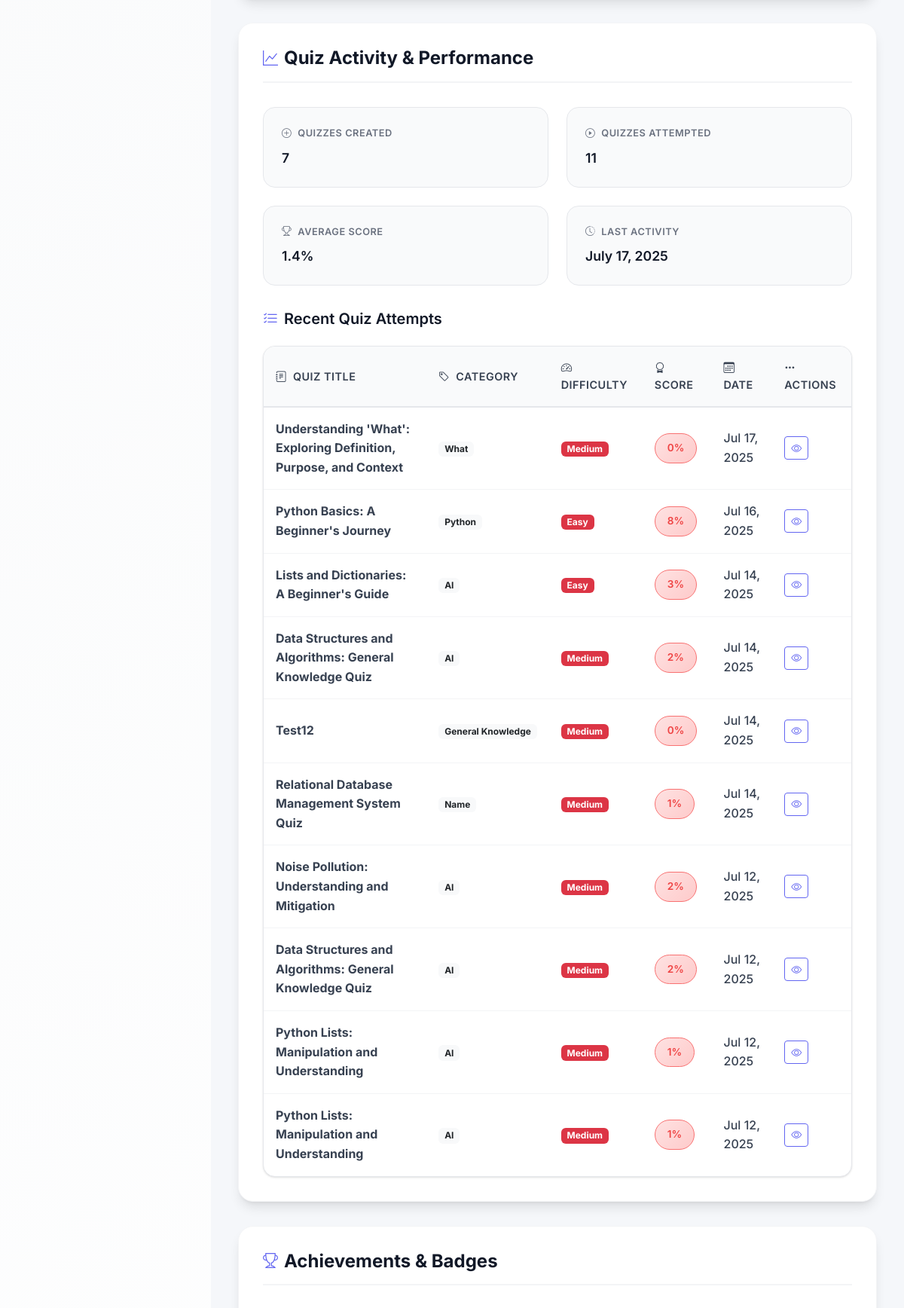
Page /users/profile/ (signed in, middle part) on the earlier database version.
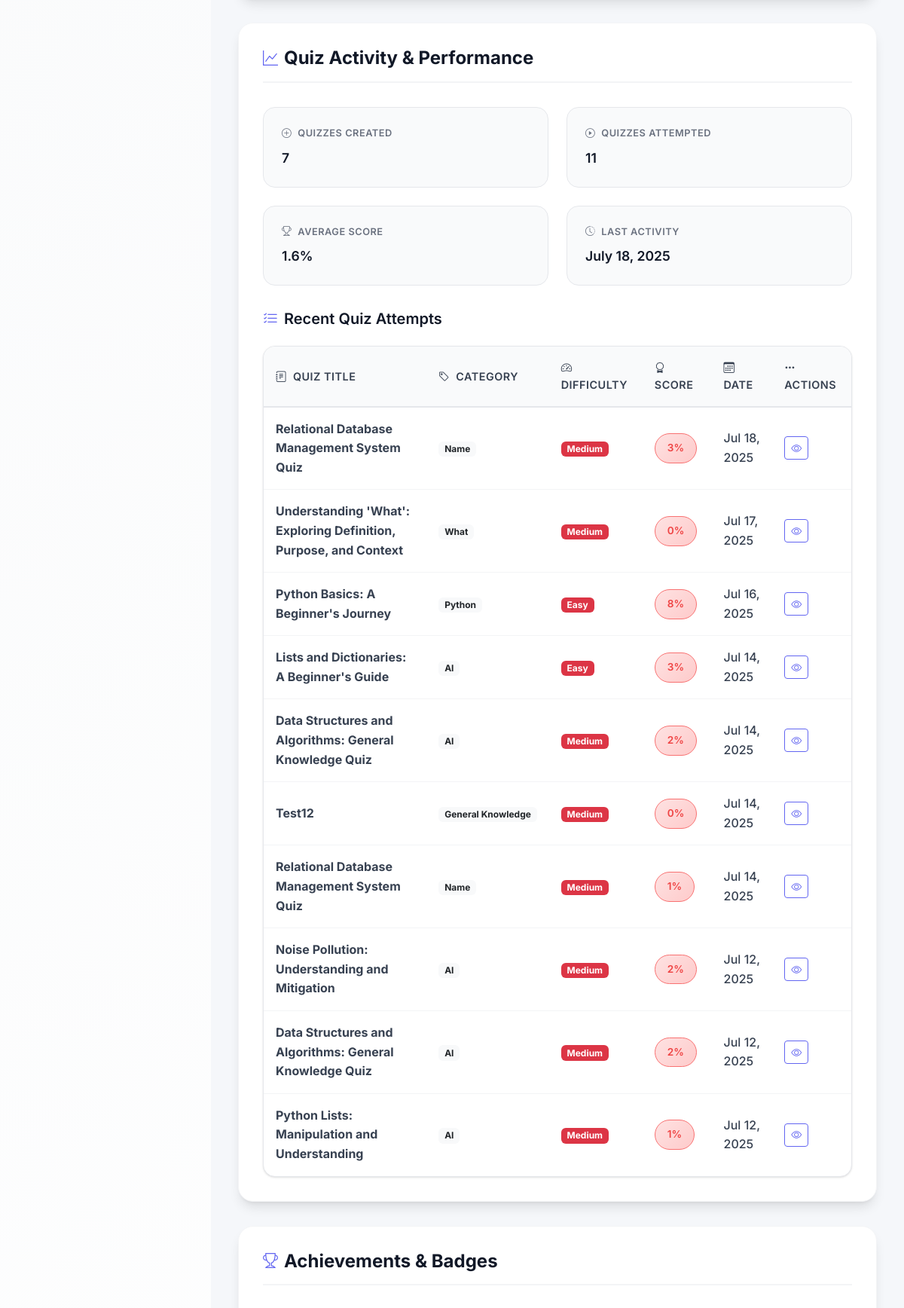
Same page on the later database version.
### quizzes/models.py (models this page shows, shortened)
class UserQuizAttempt(models.Model):
    STATUS_CHOICES = [
        ('IN_PROGRESS', 'In Progress'),
        ('COMPLETED', 'Completed'),
        ('ABANDONED', 'Abandoned'),
        ('TIME_UP', 'Time Up'),
    ]
    id = models.UUIDField(primary_key=True, default=uuid.uuid4, editable=False)
    user = models.ForeignKey(settings.AUTH_USER_MODEL, on_delete=models.CASCADE, related_name='quiz_attempts')
    quiz = models.ForeignKey(Quiz, on_delete=models.CASCADE, related_name='attempts')
    status = models.CharField(max_length=20, choices=STATUS_CHOICES, default='IN_PROGRESS')
    started_at = models.DateTimeField(auto_now_add=True)
    completed_at = models.DateTimeField(null=True, blank=True)
    score = models.PositiveIntegerField(default=0)
    max_possible_score = models.PositiveIntegerField(default=0)
    percentage = models.FloatField(default=0.0)
    time_taken = models.DurationField(null=True, blank=True)  # Time taken to complete
    answers = models.JSONField(default=dict)  # Stores question_id: selected_option
    points_earned = models.PositiveIntegerField(default=0)
    class Meta:
        ordering = ['-started_at']
        indexes = [
            models.Index(fields=['user', 'quiz']),
            models.Index(fields=['status', 'completed_at']),
        ]

class Quiz(models.Model):
    DIFFICULTY_CHOICES = [
        ('EASY', 'Easy'),
        ('MEDIUM', 'Medium'),
        ('HARD', 'Hard'),
    ]
    QUIZ_TYPE_CHOICES = [
        ('REGULAR', 'Regular Quiz'),
        ('DAILY', 'Daily Challenge'),
        ('FEATURED', 'Featured Quiz'),
        ('AI_GENERATED', 'AI Generated'),
    ]
    id = models.UUIDField(primary_key=True, default=uuid.uuid4, editable=False)
    title = models.CharField(max_length=200, validators=[MinLengthValidator(5)])
    slug = models.SlugField(max_length=200, unique=True, blank=True)
    description = models.TextField(blank=True, help_text="Brief description of the quiz")
    category = models.ForeignKey(Category, on_delete=models.SET_NULL, null=True, related_name='quizzes')
    created_by = models.ForeignKey(settings.AUTH_USER_MODEL, on_delete=models.CASCADE, related_name='created_quizzes')
    created_at = models.DateTimeField(auto_now_add=True)
    updated_at = models.DateTimeField(auto_now=True)
    is_published = models.BooleanField(default=False)
    difficulty = models.CharField(max_length=20, choices=DIFFICULTY_CHOICES, default='MEDIUM')
    quiz_type = models.CharField(max_length=20, choices=QUIZ_TYPE_CHOICES, default='REGULAR')
    time_limit = models.PositiveIntegerField(default=30, help_text="Time limit in minutes")
    max_attempts = models.PositiveIntegerField(default=3, help_text="Maximum attempts per user")
    points_reward = models.PositiveIntegerField(default=100, help_text="Points awarded for completion")
    featured_until = models.DateTimeField(null=True, blank=True)
    tags = models.CharField(max_length=200, blank=True, help_text="Comma-separated tags")
    total_attempts = models.PositiveIntegerField(default=0)
    total_completions = models.PositiveIntegerField(default=0)
    average_score = models.FloatField(default=0.0)
    class Meta:
        indexes = [
            models.Index(fields=['slug']),
            models.Index(fields=['category', 'is_published']),
            models.Index(fields=['quiz_type', 'is_published']),
            models.Index(fields=['featured_until']),
        ]
        ordering = ['-created_at']

class Category(models.Model):
    name = models.CharField(max_length=100, unique=True, validators=[MinLengthValidator(3)])
    slug = models.SlugField(max_length=100, unique=True, blank=True)
    description = models.TextField(blank=True)
    icon = models.CharField(max_length=50, default='bi-book')  # Bootstrap icon class
    color = models.CharField(max_length=20, default='primary')  # Bootstrap color class
    is_active = models.BooleanField(default=True)
    class Meta:
        verbose_name_plural = "categories"
        ordering = ['name']

### users/views.py (the view)
# urls.py: path('profile/', views.profile_view, name='profile'),
@login_required
def profile_view(request):
    user = request.user
    created_quizzes_count = Quiz.objects.filter(created_by=user).count()
    quiz_attempts = UserQuizAttempt.objects.filter(user=user).select_related('quiz', 'quiz__category').order_by('-completed_at')[:10]
    attempted_quizzes_count = UserQuizAttempt.objects.filter(user=user).values('quiz').distinct().count()
    average_score = UserQuizAttempt.objects.filter(user=user).aggregate(
        avg_score=Avg('score')
    )['avg_score']
    last_attempt = UserQuizAttempt.objects.filter(user=user).aggregate(
        last_attempt=Max('completed_at')
    )
    last_attempt_date = last_attempt['last_attempt'].strftime("%B %d, %Y") if last_attempt['last_attempt'] else None
    created_quizzes = []
    if user.role in ['teacher', 'admin']:
        created_quizzes = Quiz.objects.filter(created_by=user).select_related('category').annotate(
            num_questions=Count('questions')
        ).order_by('-created_at')[:10]
    context = {
        'dashboard_template': get_dashboard_template(user),
        'created_quizzes_count': created_quizzes_count,
        'attempted_quizzes_count': attempted_quizzes_count,
        'average_score': round(average_score, 1) if average_score else None,
        'last_attempt_date': last_attempt_date,
        'quiz_attempts': quiz_attempts,
        'created_quizzes': created_quizzes,
    }
    return render(request, 'base/profile.html', context)

### users/models.py (called while the page is built)
    def get_full_name(self):
        return self.full_name

### users/views.py (called while the page is built)
def get_dashboard_template(user):
    return 'base/student_base.html'

### templates/base/profile.html (shortened to what this page needs)
{% extends "base/student_base.html" %}
{% block content %}
<div class="profile-container">
    {% if request.user.role == 'student' %}
    <div class="profile-card loading">
        <div class="card-header">
            <h2 class="card-title">
                <i class="bi bi-graph-up"></i>
                Quiz Activity & Performance
            </h2>
        </div>
        <div class="info-grid" style="margin-bottom: 2rem;">
            <div class="info-item interactive-card">
                <div class="info-label">
                    <i class="bi bi-plus-circle"></i>
                    Quizzes Created
                </div>
                <div class="info-value">{{ created_quizzes_count|default:"0" }}</div>
            </div>
            <div class="info-item interactive-card">
                <div class="info-label">
                    <i class="bi bi-play-circle"></i>
                    Quizzes Attempted
                </div>
                <div class="info-value">{{ attempted_quizzes_count|default:"0" }}</div>
            </div>
            <div class="info-item interactive-card">
                <div class="info-label">
                    <i class="bi bi-trophy"></i>
                    Average Score
                </div>
                <div class="info-value">{{ average_score|default:"N/A" }}%</div>
            </div>
            <div class="info-item interactive-card">
                <div class="info-label">
                    <i class="bi bi-clock-history"></i>
                    Last Activity
                </div>
                <div class="info-value">{{ last_attempt_date|default:"No attempts yet" }}</div>
            </div>
        </div>
        {% if quiz_attempts %}
        <h3 style="font-size: 1.25rem; margin-bottom: 1.5rem; color: var(--profile-gray-900); font-weight: 600; display: flex; align-items: center; gap: 0.5rem;">
            <i class="bi bi-list-check" style="color: var(--profile-primary);"></i>
            Recent Quiz Attempts
        </h3>
        <div class="table-container">
            <table class="attempts-table loading">
                <thead>
                    <tr>
                        <th><i class="bi bi-journal-text me-2"></i>Quiz Title</th>
                        <th><i class="bi bi-tag me-2"></i>Category</th>
                        <th><i class="bi bi-speedometer2 me-2"></i>Difficulty</th>
                        <th><i class="bi bi-award me-2"></i>Score</th>
                        <th><i class="bi bi-calendar3 me-2"></i>Date</th>
                        <th><i class="bi bi-three-dots me-2"></i>Actions</th>
                    </tr>
                </thead>
                <tbody>
                    {% for attempt in quiz_attempts %}
                    <tr>
                        <td>
                            <strong>{{ attempt.quiz.title }}</strong>
                        </td>
                        <td>
                            <span class="badge bg-light text-dark">{{ attempt.quiz.category.name|default:"AI" }}</span>
                        </td>
                        <td>
                            <span class="badge
                                {% if attempt.quiz.difficulty == 'easy' %}bg-success
                                {% elif attempt.quiz.difficulty == 'medium' %}bg-warning
                                {% else %}bg-danger
                                {% endif %}">
                                {{ attempt.quiz.get_difficulty_display }}
                            </span>
                        </td>
                        <td>
                            <span class="score-badge tooltip-custom
                                {% if attempt.score >= 80 %}score-high
                                {% elif attempt.score >= 50 %}score-medium
                                {% else %}score-low
                                {% endif %}"
                                data-tooltip="Click for details">
                                {{ attempt.score }}%
                            </span>
                        </td>
                        <td>{{ attempt.completed_at|date:"M j, Y" }}</td>
                        <td>
                            <a href="#" class="btn btn-sm btn-outline-primary">
                                <i class="bi bi-eye"></i>
                            </a>
                        </td>
                    </tr>
                    {% endfor %}
                </tbody>
            </table>
        </div>
        {% endif %}
    </div>
    {% endif %}
    {% if request.user.role == 'student' %}
    <div class="profile-card loading">
        <div class="card-header">
            <h2 class="card-title">
                <i class="bi bi-trophy"></i>
                Achievements & Badges
            </h2>
        </div>
        <div class="row g-3">
        </div>
    </div>
    {% endif %}
</div>
{% endblock %}

### templates/base/student_base.html (shortened to what this page needs)
{% load static %}
<!DOCTYPE html>
<html lang="en">
<head>
    <link href="https://cdn.jsdelivr.net/npm/bootstrap@5.3.0/dist/css/bootstrap.min.css" rel="stylesheet">
    <link rel="stylesheet" href="https://cdn.jsdelivr.net/npm/bootstrap-icons@1.10.0/font/bootstrap-icons.css">
</head>
<body>
    <div class="main-content" id="mainContent">
        <div class="content-area">
            {% block content %}
            {% endblock %}
        </div>
    </div>
</body>
</html>

### templates/base/student_base.html (style rules this page uses)
:root { --primary-color: #4361ee; --secondary-color: #3f37c9; --accent-color: #4cc9f0; --dark-color: #1a1a2e; --light-color: #f8f9fa; --success-color: #4bb543; --warning-color: #fca311; --danger-color: #e63946; --sidebar-width: 280px; --sidebar-collapsed-width: 80px; --header-height: 60px; }
body { font-family: 'Poppins', sans-serif; background-color: #f5f7fa; color: #333; overflow-x: hidden; }
.main-content { margin-left: var(--sidebar-width); transition: all 0.3s ease; min-height: 100vh; }
.content-area { padding: 20px; background-color: #f5f7fa; min-height: calc(100vh - var(--header-height)); }

Differences in the rows shown:
no longer on this page (row unchanged): UserQuizAttempt: quiz "Python Lists: Manipulation and Understanding", quiz.category.name "AI", quiz.difficulty "Medium", score "1", completed_at "Jul 12, 2025"
now on this page (row edited): UserQuizAttempt: quiz "Relational Database Management System Quiz", quiz.category.name "Name", quiz.difficulty "Medium", score "3", completed_at "Jul 18, 2025"
Other differences:
{{ average_score|default:"N/A" }}: "1.4" → "1.6"
{{ last_attempt_date|default:"No attempts yet" }}: "July 17, 2025" → "July 18, 2025"
